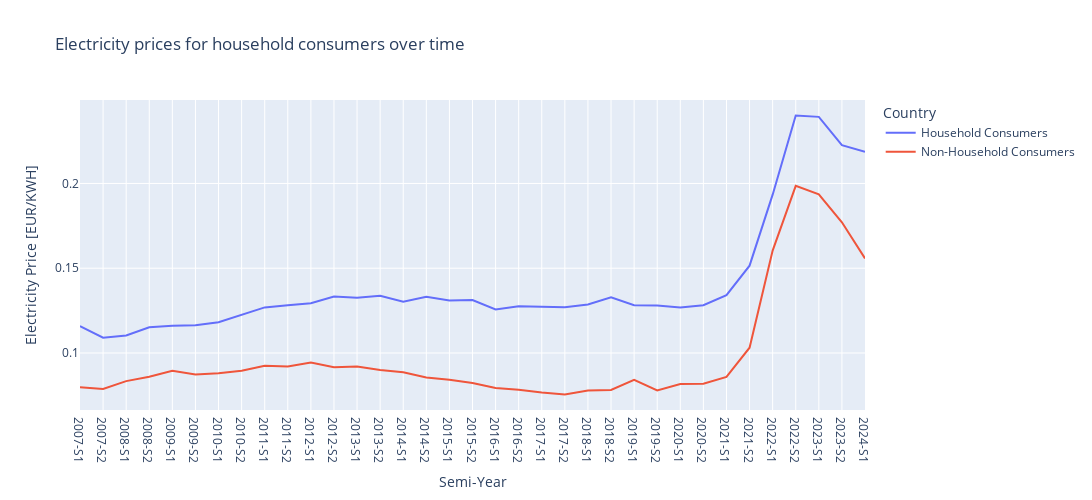

Notebook code for this chart:
### Markdown cell above
## Electricity Prices
On the other hand there also is the possibility to work with energy prices due to the fact that a huge portion of our energy supply still is produced using fossil fuels. We of course can distinguish here as well between household prices and non-household prices. And we can compare if this assumption is true by looking for similar maxima and minima as we noticed in the gas prices.
Sources:
- Household: https://ec.europa.eu/eurostat/web/products-datasets/-/nrg_pc_204
- Non-Household: https://ec.europa.eu/eurostat/web/products-datasets/-/nrg_pc_205

The dimension is EUR/KWH.

### Code cell
# reading the File for electicity prices for household consumers
Raw_Electricity_Prices_For_Household_Consumers = pd.read_excel("Data/Energy_Prices/Electricity_Prices_For_Household_Consumers.xlsx", header=None)

# making the extracted data ready for plotting
To_Use_Electricity_Prices_For_Household_Consumers = Raw_Electricity_Prices_For_Household_Consumers.drop(labels=range(0,11))
To_Use_Electricity_Prices_For_Household_Consumers = To_Use_Electricity_Prices_For_Household_Consumers.drop(labels=range(56,len(Raw_Electricity_Prices_For_Household_Consumers)))
To_Use_Electricity_Prices_For_Household_Consumers.set_index(0, inplace=True)
To_Use_Electricity_Prices_For_Household_Consumers.columns = To_Use_Electricity_Prices_For_Household_Consumers.iloc[0]
To_Use_Electricity_Prices_For_Household_Consumers.drop(['TIME', 'GEO (Labels)'], inplace=True)
To_Use_Electricity_Prices_For_Household_Consumers.drop(To_Use_Electricity_Prices_For_Household_Consumers.columns.values[pd.isna(To_Use_Electricity_Prices_For_Household_Consumers.columns.values)], axis=1, inplace=True)
To_Use_Electricity_Prices_For_Household_Consumers.replace(to_replace=":", value=np.nan, inplace=True)

# reading the File for electicity prices for non household consumers
Raw_Electricity_Prices_For_Non_Household_Consumers = pd.read_excel("Data/Energy_Prices/Electricity_Prices_For_Non_Household_Consumers.xlsx", header=None)

# making the extracted data ready for plotting
To_Use_Electricity_Prices_For_Non_Household_Consumers = Raw_Electricity_Prices_For_Non_Household_Consumers.drop(labels=range(0,11))
To_Use_Electricity_Prices_For_Non_Household_Consumers = To_Use_Electricity_Prices_For_Non_Household_Consumers.drop(labels=range(56,len(Raw_Electricity_Prices_For_Non_Household_Consumers)))
To_Use_Electricity_Prices_For_Non_Household_Consumers.set_index(0, inplace=True)
To_Use_Electricity_Prices_For_Non_Household_Consumers.columns = To_Use_Electricity_Prices_For_Non_Household_Consumers.iloc[0]
To_Use_Electricity_Prices_For_Non_Household_Consumers.drop(['TIME', 'GEO (Labels)'], inplace=True)
To_Use_Electricity_Prices_For_Non_Household_Consumers.drop(To_Use_Electricity_Prices_For_Non_Household_Consumers.columns.values[pd.isna(To_Use_Electricity_Prices_For_Non_Household_Consumers.columns.values)], axis=1, inplace=True)
To_Use_Electricity_Prices_For_Non_Household_Consumers.replace(to_replace=":", value=np.nan, inplace=True)

# Extracting the for us relevant information
Electricity_Prices = pd.DataFrame(columns=To_Use_Electricity_Prices_For_Household_Consumers.columns.values)
Electricity_Prices.loc[0] = To_Use_Electricity_Prices_For_Household_Consumers.loc['European Union - 27 countries (from 2020)'].values
Electricity_Prices.loc[1] = To_Use_Electricity_Prices_For_Non_Household_Consumers.loc['European Union - 27 countries (from 2020)'].values
Electricity_Prices.index = ['Household Consumers', 'Non-Household Consumers']
Electricity_Prices

# plotting
Electricity_Prices = Electricity_Prices.T.reset_index()
Electricity_Prices = Electricity_Prices.rename(columns={'index':'Semi-Year'})
Electricity_Prices = Electricity_Prices.melt(id_vars=['Semi-Year'], var_name='Country', value_name='Electricity Price')
fig=px.line(
    Electricity_Prices,
    x='Semi-Year',
    y='Electricity Price',
    color='Country',
    title='Electricity prices over time',
    labels={'Electricity Price': 'Electricity Price [EUR/KWH]', 'Semi-Year':'Semi-Year'}
)
fig.update_layout(width=1300, height=500)
fig.show()

### Figure 1 — Plotly figure (JSON) as saved in the notebook; plotly's stock layout.template omitted (floating-point values rounded to 4 significant figures)
{"data": [{"hovertemplate": "Country=Household Consumers<br>Semi-Year=%{x}<br>Electricity Price [EUR/KWH]=%{y}<extra></extra>", "legendgroup": "Household Consumers", "line": {"color": "#636efa", "dash": "solid"}, "marker": {"symbol": "circle"}, "mode": "lines", "name": "Household Consumers", "orientation": "v", "showlegend": true, "type": "scatter", "x": ["2007-S1", "2007-S2", "2008-S1", "2008-S2", "2009-S1", "2009-S2", "2010-S1", "2010-S2", "2011-S1", "2011-S2", "2012-S1", "2012-S2", "2013-S1", "2013-S2", "2014-S1", "2014-S2", "2015-S1", "2015-S2", "2016-S1", "2016-S2", "2017-S1", "2017-S2", "2018-S1", "2018-S2", "2019-S1", "2019-S2", "2020-S1", "2020-S2", "2021-S1", "2021-S2", "2022-S1", "2022-S2", "2023-S1", "2023-S2", "2024-S1"], "xaxis": "x", "y": [0.1159, 0.109, 0.1103, 0.1152, 0.116, 0.1163, 0.1181, 0.1226, 0.1269, 0.1281, 0.1293, 0.1333, 0.1326, 0.1338, 0.1303, 0.1331, 0.131, 0.1312, 0.1257, 0.1276, 0.1271, 0.127, 0.1286, 0.1329, 0.1282, 0.128, 0.1269, 0.1282, 0.1341, 0.1515, 0.1934, 0.2401, 0.2393, 0.2226, 0.2187], "yaxis": "y"}, {"hovertemplate": "Country=Non-Household Consumers<br>Semi-Year=%{x}<br>Electricity Price [EUR/KWH]=%{y}<extra></extra>", "legendgroup": "Non-Household Consumers", "line": {"color": "#EF553B", "dash": "solid"}, "marker": {"symbol": "circle"}, "mode": "lines", "name": "Non-Household Consumers", "orientation": "v", "showlegend": true, "type": "scatter", "x": ["2007-S1", "2007-S2", "2008-S1", "2008-S2", "2009-S1", "2009-S2", "2010-S1", "2010-S2", "2011-S1", "2011-S2", "2012-S1", "2012-S2", "2013-S1", "2013-S2", "2014-S1", "2014-S2", "2015-S1", "2015-S2", "2016-S1", "2016-S2", "2017-S1", "2017-S2", "2018-S1", "2018-S2", "2019-S1", "2019-S2", "2020-S1", "2020-S2", "2021-S1", "2021-S2", "2022-S1", "2022-S2", "2023-S1", "2023-S2", "2024-S1"], "xaxis": "x", "y": [0.0798, 0.0788, 0.0834, 0.086, 0.0895, 0.0873, 0.088, 0.0895, 0.0925, 0.092, 0.0943, 0.0916, 0.092, 0.09, 0.0886, 0.0855, 0.0842, 0.0823, 0.0793, 0.0783, 0.0767, 0.0755, 0.0779, 0.0782, 0.0842, 0.0779, 0.0817, 0.0819, 0.0859, 0.1031, 0.1604, 0.1986, 0.1936, 0.1771, 0.1558], "yaxis": "y"}], "layout": {"height": 500, "legend": {"title": {"text": "Country"}, "tracegroupgap": 0}, "title": {"text": "Electricity prices for household consumers over time"}, "width": 1300, "xaxis": {"anchor": "y", "autorange": true, "domain": [0, 1], "range": [0, 34], "title": {"text": "Semi-Year"}, "type": "category"}, "yaxis": {"anchor": "x", "autorange": true, "domain": [0, 1], "range": [0.06636, 0.2492], "title": {"text": "Electricity Price [EUR/KWH]"}, "type": "linear"}}}
